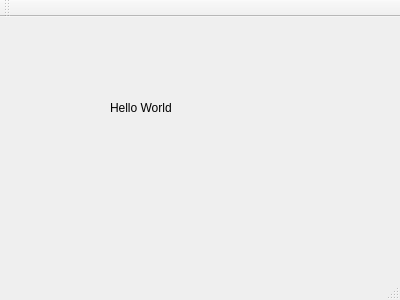
<?xml version="1.0" encoding="UTF-8"?>
<ui version="4.0">
 <class>MainWindow</class>
 <widget class="QMainWindow" name="MainWindow">
  <property name="geometry">
   <rect>
    <x>0</x>
    <y>0</y>
    <width>400</width>
    <height>300</height>
   </rect>
  </property>
  <property name="windowTitle">
   <string>MainWindow</string>
  </property>
  <widget class="QWidget" name="centralWidget">
   <widget class="QLabel" name="label">
    <property name="geometry">
     <rect>
      <x>110</x>
      <y>70</y>
      <width>91</width>
      <height>41</height>
     </rect>
    </property>
    <property name="text">
     <string>Hello World</string>
    </property>
   </widget>
  </widget>
  <widget class="QMenuBar" name="menuBar">
   <property name="geometry">
    <rect>
     <x>0</x>
     <y>0</y>
     <width>400</width>
     <height>21</height>
    </rect>
   </property>
  </widget>
  <widget class="QToolBar" name="mainToolBar">
   <attribute name="toolBarArea">
    <enum>TopToolBarArea</enum>
   </attribute>
   <attribute name="toolBarBreak">
    <bool>false</bool>
   </attribute>
  </widget>
  <widget class="QStatusBar" name="statusBar"/>
 </widget>
 <layoutdefault spacing="6" margin="11"/>
 <resources/>
 <connections/>
</ui>
